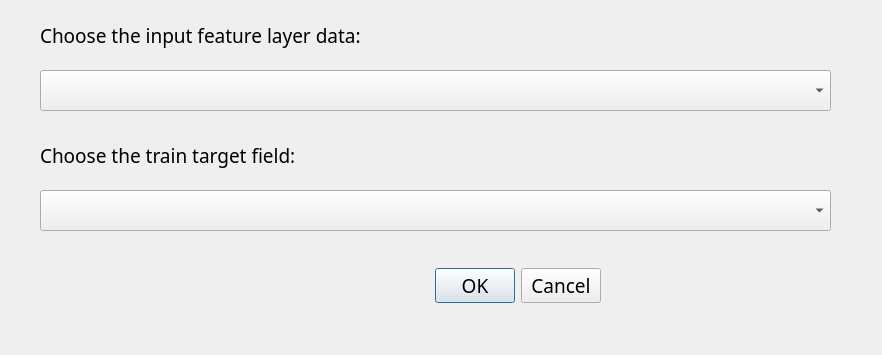
<?xml version="1.0" encoding="UTF-8"?>
<ui version="4.0">
 <class>GeorecDialogBase</class>
 <widget class="QDialog" name="GeorecDialogBase">
  <property name="geometry">
   <rect>
    <x>0</x>
    <y>0</y>
    <width>882</width>
    <height>355</height>
   </rect>
  </property>
  <property name="windowTitle">
   <string>Geo Rec</string>
  </property>
  <widget class="QDialogButtonBox" name="button_box">
   <property name="geometry">
    <rect>
     <x>290</x>
     <y>260</y>
     <width>311</width>
     <height>51</height>
    </rect>
   </property>
   <property name="font">
    <font>
     <family>Source Code Variable</family>
     <pointsize>14</pointsize>
    </font>
   </property>
   <property name="orientation">
    <enum>Qt::Horizontal</enum>
   </property>
   <property name="standardButtons">
    <set>QDialogButtonBox::Cancel|QDialogButtonBox::Ok</set>
   </property>
  </widget>
  <widget class="QComboBox" name="layerComboBox">
   <property name="geometry">
    <rect>
     <x>40</x>
     <y>70</y>
     <width>791</width>
     <height>41</height>
    </rect>
   </property>
   <property name="font">
    <font>
     <family>Source Code Variable</family>
     <pointsize>14</pointsize>
    </font>
   </property>
  </widget>
  <widget class="QLabel" name="label">
   <property name="geometry">
    <rect>
     <x>40</x>
     <y>10</y>
     <width>811</width>
     <height>51</height>
    </rect>
   </property>
   <property name="font">
    <font>
     <family>Source Code Variable</family>
     <pointsize>14</pointsize>
    </font>
   </property>
   <property name="text">
    <string>Choose the input feature layer data:</string>
   </property>
  </widget>
  <widget class="QComboBox" name="fieldComboBox">
   <property name="geometry">
    <rect>
     <x>40</x>
     <y>190</y>
     <width>791</width>
     <height>41</height>
    </rect>
   </property>
   <property name="font">
    <font>
     <family>Source Code Variable</family>
     <pointsize>14</pointsize>
    </font>
   </property>
  </widget>
  <widget class="QLabel" name="label_2">
   <property name="geometry">
    <rect>
     <x>40</x>
     <y>130</y>
     <width>731</width>
     <height>51</height>
    </rect>
   </property>
   <property name="font">
    <font>
     <family>Source Code Variable</family>
     <pointsize>14</pointsize>
    </font>
   </property>
   <property name="text">
    <string>Choose the train target field:</string>
   </property>
  </widget>
 </widget>
 <resources/>
 <connections>
  <connection>
   <sender>button_box</sender>
   <signal>accepted()</signal>
   <receiver>GeorecDialogBase</receiver>
   <slot>accept()</slot>
   <hints>
    <hint type="sourcelabel">
     <x>20</x>
     <y>20</y>
    </hint>
    <hint type="destinationlabel">
     <x>20</x>
     <y>20</y>
    </hint>
   </hints>
  </connection>
  <connection>
   <sender>button_box</sender>
   <signal>rejected()</signal>
   <receiver>GeorecDialogBase</receiver>
   <slot>reject()</slot>
   <hints>
    <hint type="sourcelabel">
     <x>20</x>
     <y>20</y>
    </hint>
    <hint type="destinationlabel">
     <x>20</x>
     <y>20</y>
    </hint>
   </hints>
  </connection>
 </connections>
</ui>
